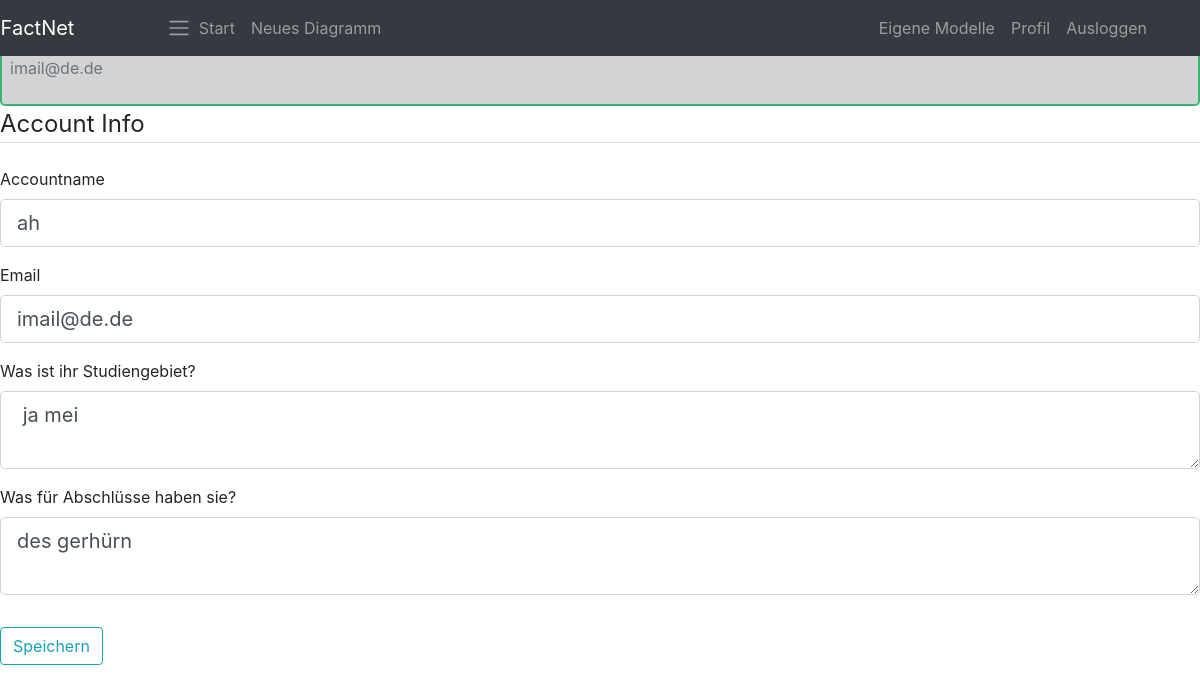
The app's page /profile (signed in) with its own data.
### factnet/pers.py (models this page shows, shortened)
class User(db.Model, UserMixin):
    id = db.Column(db.Integer, primary_key=True)
    alias = db.Column(db.String(30), nullable=False, unique=True)
    email = db.Column(db.String(100), nullable=False, unique=True)
    f_o_s = db.Column(db.Text, nullable=False)
    title = db.Column(db.Text, nullable=False)
    password = db.Column(db.String(120), nullable=False)
    models = db.relationship('Models', backref="creator", lazy=True)
    verwaltung = db.relationship('Verwaltung', backref="macher", lazy=True)
    abfrage = db.relationship('Abfrage', backref="fragender", lazy = True)

### factnet/routes.py (the view)
@app.route("/profile", methods=['GET', 'POST'])
@login_required
def profile():
    form = AddInfoForm()
    if form.validate_on_submit():
        current_user.alias = form.alias.data
        current_user.email = form.email.data
        current_user.f_o_s = form.f_o_s.data
        current_user.title = form.title.data
        db.session.commit()
        flash('Die Änderungen wurden gespeichert!', 'success')
        return redirect(url_for('profile'))
    elif request.method == 'GET':
        form.alias.data = current_user.alias
        form.email.data = current_user.email
        form.f_o_s.data = current_user.f_o_s
        form.title.data = current_user.title
    return render_template('user.html', title='Profil', form=form)

### factnet/forms.py (shortened to what this page needs)
class AddInfoForm(FlaskForm):
    alias = StringField('Accountname', validators=[DataRequired(), Length(min=2, max=20)])
    email = StringField('Email', validators=[DataRequired(), Email()])
    f_o_s = TextAreaField('Was ist ihr Studiengebiet?', validators=[Optional()])
    title = TextAreaField('Was für Abschlüsse haben sie?', validators=[Optional()])
    submit = SubmitField('Speichern')

### factnet/pers.py (called while the page is built)
@login_manager.user_loader
def load_user(user_id):
    return User.query.get(int(user_id))

### factnet/templates/user.html (shortened to what this page needs)
{% extends 'base.html' %}
{% block content %}
    <div class="content-section">
        <h2 class="account-heading">{{ current_user.alias }}</h2>
        <p class="text-secondary">{{ current_user.email }}</p>
    </div>
    <form method="POST" action="" enctype="multipart/form-data">
        <fieldset class="form-group">
            <legend class="border-bottom mb-4">Account Info</legend>
            <div class="form-group">
                {{ form.alias.label(class="form-control-label") }}
                {% if form.alias.errors %}
                    {{ form.alias(class="form-control form-control-lg is-invalid") }}
                    <div class="invalid-feedback">
                        {% for error in form.alias.errors %}
                            <span>{{ error }}</span>
                        {% endfor %}
                    </div>
                {% else %}
                    {{ form.alias(class="form-control form-control-lg") }}
                {% endif %}
            </div>
            <div class="form-group">
                {{ form.email.label(class="form-control-label") }}
                {% if form.email.errors %}
                    {{ form.email(class="form-control form-control-lg is-invalid") }}
                    <div class="invalid-feedback">
                        {% for error in form.email.errors %}
                            <span>{{ error }}</span>
                        {% endfor %}
                    </div>
                {% else %}
                    {{ form.email(class="form-control form-control-lg") }}
                {% endif %}
            </div>
            <div class="form-group">
                {{ form.f_o_s.label(class="form-control-label") }}
                {{ form.f_o_s(class="form-control form-control-lg") }}
            </div>
            <div class="form-group">
                {{ form.title.label(class="form-control-label") }}
                {{ form.title(class="form-control form-control-lg") }}
            </div>
        </fieldset>
        <div class="form-group">
            {{ form.submit(class="btn btn-outline-info") }}
        </div>
    </form>
{% endblock content %}

### factnet/static/styles.css (style rules this page uses)
body { background: #fafafa; color: #333333; margin-top: 5rem; }
h1, h2, h3, h4, h5, h6 { color: #444444; }
.content-section { background: lightgray; padding: 8px; border:2px solid mediumseagreen; border-radius: 5px; }
.form-group { font-size: 1rem; padding: 0px; }

### records on screen
User: email "imail@de.de", alias "ah", f_o_s "ja mei", title "des gerhürn"
